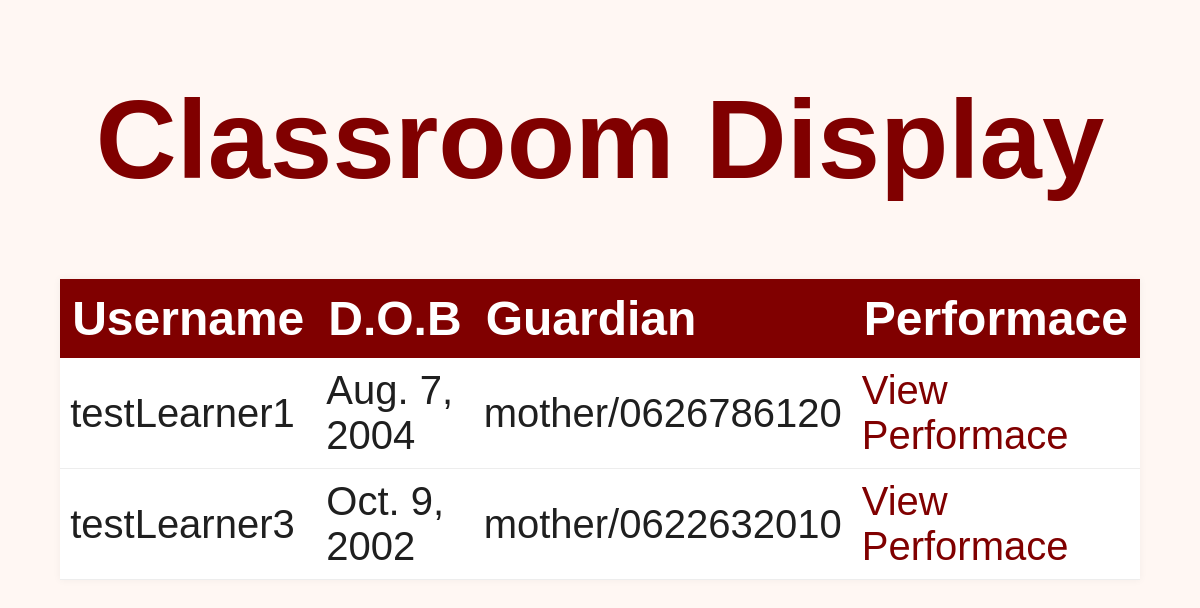
The app's page /viewClassroom/7 with its own data.
### studentTrack/models.py (models this page shows, shortened)
class Student(models.Model):
    user=models.ForeignKey(settings.AUTH_USER_MODEL,on_delete=models.CASCADE)
    subjects = models.ManyToManyField(Subject)
    classroom = models.ForeignKey(Classroom, on_delete=models.CASCADE)
    dateOfBirth=models.DateField(null=True,blank=True)
    guardian=models.CharField(null=True,blank=True)

class CustomUser(AbstractUser):
    role = models.CharField(max_length=10,choices=[('teacher','Teacher'),('student','Student'),('admin','Admin')])

### studentTrack/views.py (the view)
# urls.py: path('viewClassroom/<int:pk>',views.viewClassroom,name='viewClassroom'),
def viewClassroom(request, pk):
    classroom=Classroom.objects.get(pk=pk)
    students=Student.objects.filter(classroom=classroom)
    return render(request,'classroomView.html',{'students':students})

### studentTrack/templates/classroomView.html (shortened to what this page needs)
<!DOCTYPE html>
<html>
    <head>
        {%load static%}
        <link rel="stylesheet" type="text/css" href="{%static "css/tables.css"%}">
    </head>
    <body>
        <h1>Classroom Display</h1>
        <table>
            <thead>
                <tr>
                    <th>Username</th>
                    <th>D.O.B</th>
                    <th>Guardian</th>
                    <th>Performace</th>
                </tr>
            </thead>
            <tbody>
        {%for s in students%}
                <tr>
                    <td>{{s.user.username}}</td>
                    <td>{{s.dateOfBirth}}</td>
                    <td>{{s.guardian}}</td>
                    <td><a href="{%url 'studentView' s.user.id%}">View Performace</a></td>
                </tr>
        {%endfor%}
            </tbody>
        </table>
    </body>
</html>

### studentTrack/static/css/tables.css (style rules this page uses)
html { background-color: #fff7f3; font-family: arial, sans-serif; color: #1f1f1f; }
h1,h2,h3 { color: #800000; font-size: 7rem; text-align: center; }
table { width: 90%; margin: 20px auto; border-collapse: collapse; background-color: white; box-shadow: 0 0 8px rgba(0, 0, 0, 0.05); }
th { background-color: #800000; color: white; padding: 12px; text-align: left; font-size: 3rem; }
td { padding: 10px; border-bottom: 1px solid #EDEDED; font-size: 2.5rem; }
a { color:#800000; text-decoration: none; }

### records on screen
Student: user.username "testLearner1", dateOfBirth "Aug. 7, 2004", guardian "mother/0626786120"
Student: user.username "testLearner3", dateOfBirth "Oct. 9, 2002", guardian "mother/0622632010"
